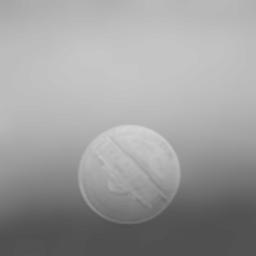
%> input picture demo_files/I3_06_2_IMG_blockG.jpg, 256 x 256 px
$ octave I3_06_2_surf_fit.m   (GNU Octave 9; MATLAB toolbox functions it lacks are replaced by stand-ins)
%> lines starting %> are read from the running program, lines starting %| are printed output that depends on the picture; in (x1, y1, x2, y2) boxes, pixels count from 0 and x2, y2 are one past the last pixel; in counts of white or black regions, pixels touching at a corner belong together; the program's own positions count from 1
clear all;clc;close all;imtool close all

%% 曲面への回帰
%   画像の読込み･テスト
G = imread('I3_06_2_IMG_blockG.jpg');
%> G is the input picture: size 256x256 uint8; min 78, max 213, mean 157
G = im2double(G);
%> G: size 256x256 double
figure;imshow(G,[]);

%% 表面プロット
figure;surf(double(G));shading interp;
%> after `shading interp`:
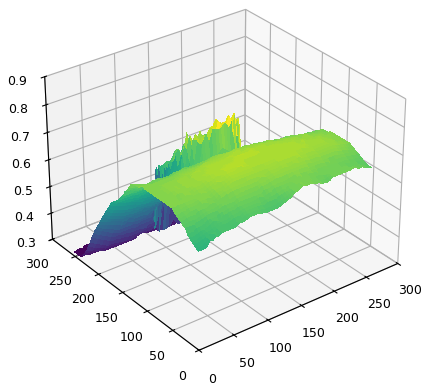
%> figure redrawn from the program's plot data

%% 中心部を取り除く
s = G;
s(120:240, 70:190) = NaN;
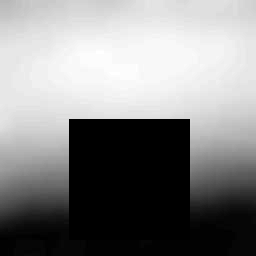
%> s: size 256x256 double; 22.34% of the values are NaN or infinite; the others: min 0.31, max 0.78, mean 0.629; drawn with min black, max white, NaN and infinite black
figure;surf(double(s));shading interp;
%> after `shading interp`:
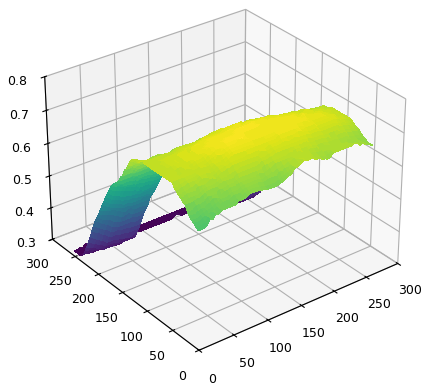
%> figure redrawn from the program's plot data

%% 処理速度向上のため、データ点の間引き (NaNの代入)
mask = true(size(s));
mask([1:20:end], [1:20:end]) = false;
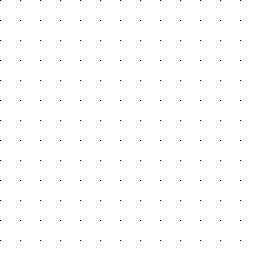
%> mask: size 256x256 logical; 99.7% white; black in thin lines or dots, all inside (x1, y1, x2, y2) = (0, 0, 241, 241)
s(mask) = NaN;
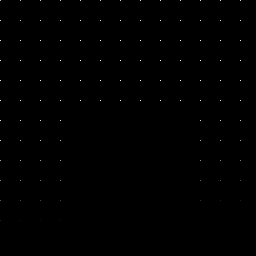
%> s: size 256x256 double; 99.8% of the values are NaN or infinite; the others: min 0.314, max 0.776, mean 0.632; drawn with min black, max white, NaN and infinite black

%% データの準備：NaNを除去し、xData,yData,zDataのベクトルの形へ変換
%> (the run ends here)
